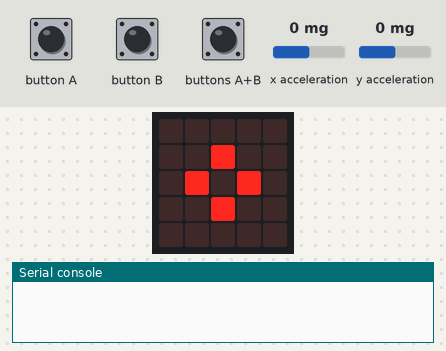
Bench run of a program on a simulated BBC micro:bit running MicroPython. Shown: the board's 5×5 LED display, the last lines printed to the serial console. Inputs (shaded band) come from the test bench; at power-on: x acceleration 0 mg, y acceleration 0 mg. No radio messages arrive unless stated (any console line starting 'radio sent:' is added by the test bench).

Above: at 1.2 s.
1.3 s: x acceleration set to -1440 mg
At 2.1 s:
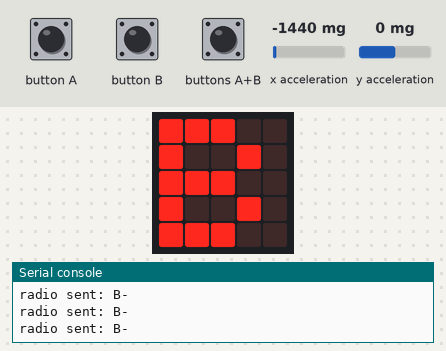
2.8 s: buttons A+B pressed for 1 s
At 2.94 s:
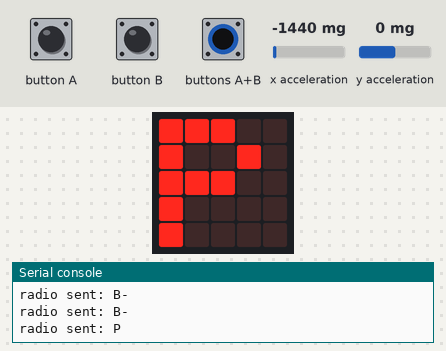
5.3 s: buttons A+B pressed for 3.2 s
At 6.5 s:
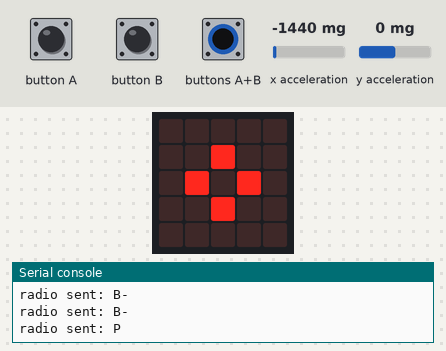
10.1 s: x acceleration set to 0 mg
11.6 s: y acceleration set to -1440 mg
At 12.2 s:
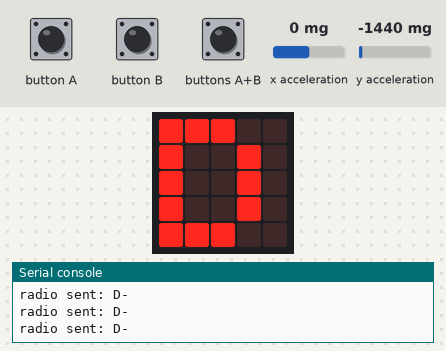
Timing chart, 0 to 14.1 s (numbered marks = the images above; inputs shaded):
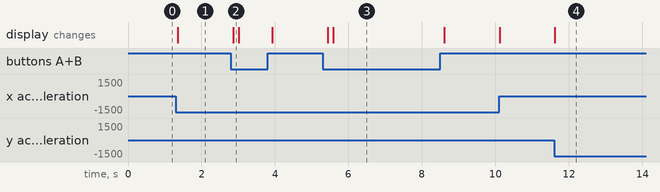

The program:

03_radio_comandament.py
```python
# SA5 - 03_radio_comandament.py
# El COMANDAMENT del brac: segons la inclinacio, envia ordres de text per
# radio. Una altra micro:bit les rep (receptor o PONT cap a l'Arduino).
#   inclina dreta/esquerra -> "B+" / "B-" (base)
#   inclina enrere/endavant -> "D+" / "D-" (servo dret)
#   A i B alhora           -> "P"         (obre/tanca la pinca)
# IMPORTANT: les dues plaques han de tenir el MATEIX grup de radio.
# Quan: S3 - modelatge

from microbit import *
import radio

GRUP = 10        # CANVIA'L pel teu numero de llista (les 2 plaques igual)
LLINDAR = 300

radio.on()
radio.config(group=GRUP)

pinca_enviada = False   # per enviar "P" una sola vegada per cada A+B

while True:
    x = accelerometer.get_x()
    y = accelerometer.get_y()

    ordre = ""
    if button_a.is_pressed() and button_b.is_pressed():
        if not pinca_enviada:      # mantenint A+B, la P nomes surt un cop
            ordre = "P"
        pinca_enviada = True
    else:
        pinca_enviada = False
        if x > LLINDAR:
            ordre = "B+"
        elif x < -LLINDAR:
            ordre = "B-"
        elif y < -LLINDAR:
            ordre = "D-"
        elif y > LLINDAR:
            ordre = "D+"

    if ordre != "":
        radio.send(ordre)
        display.show(ordre[0])     # la primera lletra: B, D o P
    else:
        display.show(Image.DIAMOND_SMALL)

    sleep(150)        # ~6 ordres per segon
```

Measured:
- after the input at 1.3 s, the display: changes after 0.06 s (image 1)
- after the input at 2.8 s, the display: changes after 0.07 s (image 2)
- after the input at 5.3 s, the display: first changes after 0.14 s (image 3 shows a later state)
- after the input at 11.6 s, the display: changes at once (image 4)
